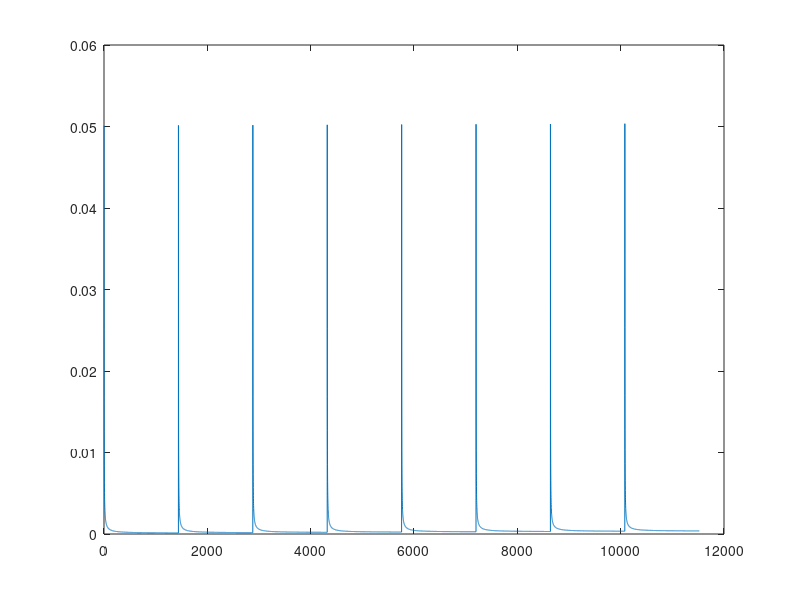

The MATLAB source for this figure: (Note: this script raises an error after producing the figure.)
function [PC LC T] = epcmetamodel3(constB,constA,k_PL0)
%EPCMETAMODEL3   Rate constant dynamics for kinetic models (Model2B).
%   EPCMETAMODEL3 models temporal changes of place cell-to-low rate cell
%   rate constant (low rate cell-to-place cell rate constant is kept fixed.)
%   It calls EPCKINETICMODEL for each day and hour (two nested cycles).
%   EPCKINETICMODEL simulates one hour with given rate constants.
%
%   EPCMETAMODEL3 simulates rate constant changes as follows. Each day
%   begins with an abrupt increase, followed by a power law decay. The
%   dynamics is of the form a*(t^-b).
%
%   [PC LC T] = EPCMETAMODEL3(B,A) runs the model with the constants given 
%   as  input arguments. It returns the dynamics of place cells (PC) and
%   low rate cells (LC) with their corresponding time vector (T).
%
%   [PC LC T] = EPCMETAMODEL3(B,A,K_PL0) takes the initial PC to LC rate
%   constant as third input argument.
%
%   Initial rate constants and concentrations represent a steady state
%   system, where place cells constitute 70.75% of all cells. Initial PC to
%   LC rate constant determines LC to PC rate constant based on the initial
%   steady state (kept constant afterwards). It also determines the value
%   the PC to LC rate constant converges to after every abrupt increase
%   (since convergence is to steady state).
%
%   See also EPCKINETICMODEL, EPCFIT3 and EPCERROR3.

% Input argument check
error(nargchk(0,3,nargin))
if nargin < 3
    k_PL0 = 0.0001;
end
if nargin < 2
    constA = 1;
end
if nargin < 1
    constB = 0.05;
end

% Equilibrium rate constants
k_LP0 = 70.75 / (100 - 70.75) * k_PL0;   % 70.75% PC based on real data; steady state

% Generate rate constant dynamics
x = 1:24*60;
ex = constB * x .^ (-constA);
k_PL = k_PL0 + ex;
for dys = 2:8
    k_PL = [k_PL ex+k_PL(end)];
end
k_PL = [k_PL k_PL(end) k_PL(end)];   % we need two more elements for the loop
figure;
plot(k_PL)

% First run
pc = 70.75;
[PC LC T] = epckineticmodel(pc,k_PL0*ones(1,61),k_LP0,0);

% Loop days and hours (resolution will be minutes)
for dys = 1:8
%     disp(dys)
    for hrs = 1:24
        pc = PC(end);   % start from last concentration
        t0 = (dys - 1) * 24 * 60 + (hrs - 1) * 60 + 1;
        t1 = t0 + 61;
        [PCt LCt Tt] = epckineticmodel(pc,k_PL(t0:t1),k_LP0,0);
        PC = [PC PCt];   %#ok<AGROW>
        LC = [LC LCt];   %#ok<AGROW>
        T = [T Tt+(dys-1)*24*60+hrs*60];   %#ok<AGROW>
    end
%     close all
end

% Plot
close all
figure
hold on
P1 = plot(T,LC,'b');
P2 = plot(T,PC,'r');
legend([P2 P1],{'place cell' 'low rate cell'})
% keyboard

% Supress output
if nargout == 0
    clear
end
